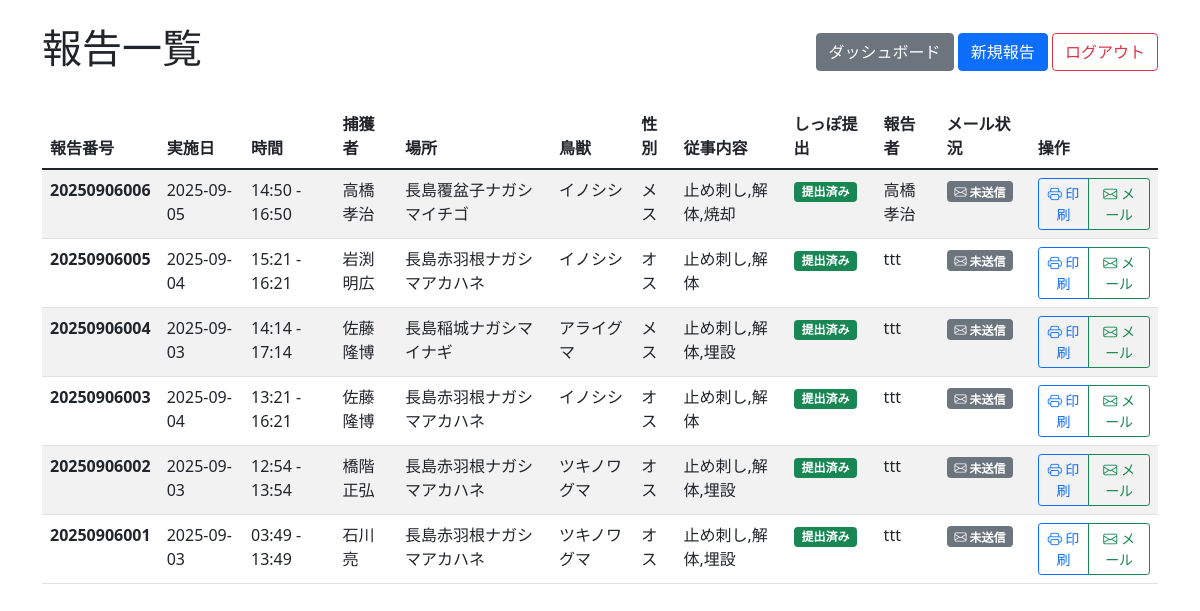
The app's page /reports (signed in), older data.
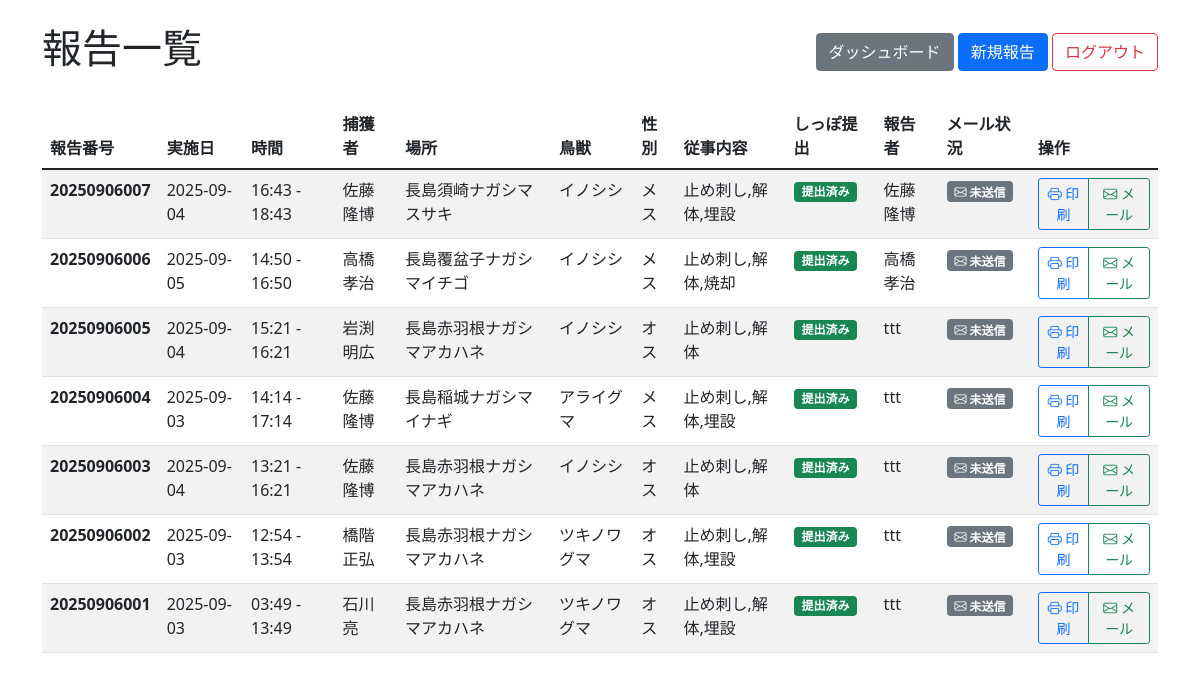
The same page, newer data.
### app.py (models this page shows)
class Report(Model):
    reportno = CharField(unique=True)  # 報告番号
    user = CharField()  # ユーザー名（またはID）
    date = CharField()
    start_time = CharField()
    end_time = CharField()
    method = CharField()
    hunter = CharField()
    team_members = CharField(null=True)  # 実施隊従事者（カンマ区切りで保存）
    location = CharField()
    animal = CharField()
    sex = CharField()
    tasks = CharField()  # カンマ区切りで保存
    tail_submitted = CharField()  # "yes" or "no"
    email_sent = BooleanField(default=False)  # メール送信済みフラグ
    email_sent_date = CharField(null=True)  # メール送信日時
    email_sent_by = CharField(null=True)  # メール送信者
    class Meta:
        database = db

### app.py (the view)
@app.route("/reports")
def reports():
    if "user_id" not in session:
        return redirect("/login")
    user = User.get_by_id(session["user_id"])
    if user.role == "admin":
        reports_list = Report.select().order_by(Report.reportno.desc())
    else:
        reports_list = Report.select().where(Report.user == user.name).order_by(Report.reportno.desc())
    return render_template("reports.html", reports=reports_list, user=user)

### templates/reports.html (shortened to what this page needs)
<!DOCTYPE html>
<html lang="ja">
<head>
    <link href="https://cdn.jsdelivr.net/npm/bootstrap@5.1.3/dist/css/bootstrap.min.css" rel="stylesheet">
    <link href="https://cdn.jsdelivr.net/npm/bootstrap-icons@1.7.2/font/bootstrap-icons.css" rel="stylesheet">
</head>
<body>
    <div class="container mt-4">
        <div class="d-flex justify-content-between align-items-center mb-4">
            <h1>報告一覧</h1>
            <div>
                <a href="/dashboard" class="btn btn-secondary">ダッシュボード</a>
                <a href="/report/new" class="btn btn-primary">新規報告</a>
                <a href="/logout" class="btn btn-outline-danger">ログアウト</a>
            </div>
        </div>
        {% if reports %}
        <div class="table-responsive">
            <table class="table table-striped">
                <thead>
                    <tr>
                        <th>報告番号</th>
                        <th>実施日</th>
                        <th>時間</th>
                        <th>捕獲者</th>
                        <th>場所</th>
                        <th>鳥獣</th>
                        <th>性別</th>
                        <th>従事内容</th>
                        <th>しっぽ提出</th>
                        <th>報告者</th>
                        <th>メール状況</th>
                        <th>操作</th>
                    </tr>
                </thead>
                <tbody>
                    {% for report in reports %}
                    <tr>
                        <td><strong>{{ report.reportno }}</strong></td>
                        <td>{{ report.date }}</td>
                        <td>{{ report.start_time }} - {{ report.end_time }}</td>
                        <td>{{ report.hunter }}</td>
                        <td>{{ report.location }}</td>
                        <td>{{ report.animal }}</td>
                        <td>{{ report.sex }}</td>
                        <td>{{ report.tasks }}</td>
                        <td>
                            {% if report.tail_submitted == "yes" %}
                            <span class="badge bg-success">提出済み</span>
                            {% else %}
                            <span class="badge bg-warning">未提出</span>
                            {% endif %}
                        </td>
                        <td>{{ report.user }}</td>
                        <td>
                            {% if report.email_sent %}
                            <span class="badge bg-success">
                                <i class="bi bi-envelope-check"></i> 送信済み
                            </span>
                            <br>
                            <small class="text-muted">{{ report.email_sent_date }}</small>
                            {% else %}
                            <span class="badge bg-secondary">
                                <i class="bi bi-envelope"></i> 未送信
                            </span>
                            {% endif %}
                        </td>
                        <td>
                            <div class="btn-group" role="group">
                                <a href="/report/print/{{ report.id }}" target="_blank" class="btn btn-sm btn-outline-primary">
                                    <i class="bi bi-printer"></i> 印刷
                                </a>
                                {% if user.role == "admin" %}
                                {% if not report.email_sent %}
                                <a href="/reports/{{ report.id }}/email" class="btn btn-sm btn-outline-success">
                                    <i class="bi bi-envelope"></i> メール
                                </a>
                                {% else %}
                                <button class="btn btn-sm btn-outline-secondary" disabled title="既に送信済み">
                                    <i class="bi bi-envelope-check"></i> 送信済み
                                </button>
                                {% endif %}
                                {% endif %}
                            </div>
                        </td>
                    </tr>
                    {% endfor %}
                </tbody>
            </table>
        </div>
        {% else %}
        <div class="alert alert-info">
            <h4>報告がありません</h4>
            <p>まだ報告が登録されていません。<a href="/report/new">新規報告</a>から最初の報告を作成してください。</p>
        </div>
        {% endif %}
    </div>
</body>
</html>

Row changes from the older to the newer data that the page shows:
added Report: reportno "20250906007", date "2025-09-04", start_time "16:43", end_time "18:43", hunter "佐藤隆博", location "長島須崎ナガシマスサキ", animal "イノシシ", sex "メス", tasks "止め刺し,解体,埋設", tail_submitted "提出済み", user "佐藤隆博", email_sent False (drawn)
